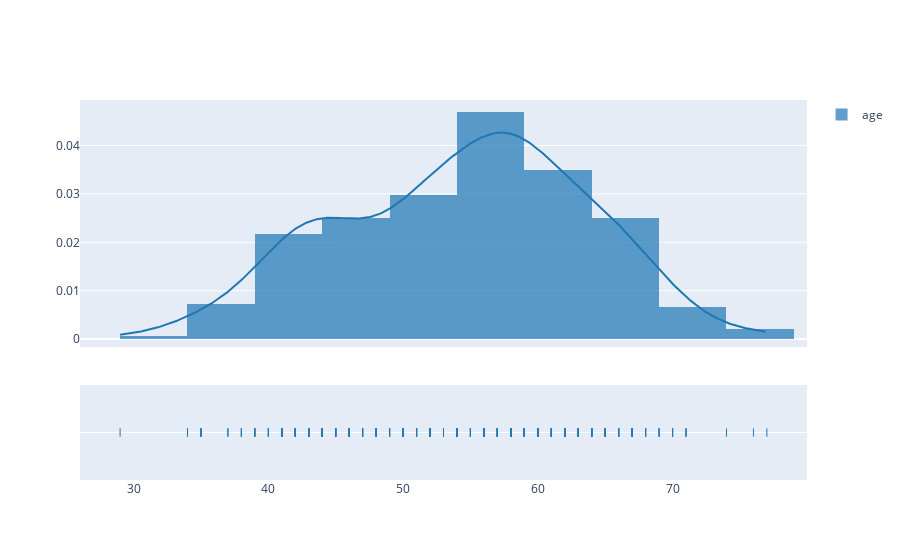

The notebook cell this image was saved under:
### Markdown cell above
Distplot and Q-Q plot

### Code cell
fig = ff.create_distplot([df.age],['age'],bin_size=5)
iplot(fig, filename='Basic Distplot')

#Get also the QQ-plot
fig = plt.figure()
res = stats.probplot(df['age'], plot=plt)
plt.show()

### Figure 1 — Plotly figure (JSON) as saved in the notebook; plotly's stock layout.template omitted (floating-point values rounded to 4 significant figures; data arrays with more than 128 entries replaced by an {"elided": "..."} marker saying what was removed)
{"data": [{"autobinx": false, "histnorm": "probability density", "legendgroup": "age", "marker": {"color": "rgb(31, 119, 180)"}, "name": "age", "opacity": 0.7, "type": "histogram", "x": {"elided": "303 int values"}, "xaxis": "x", "xbins": {"end": 77, "size": 5, "start": 29}, "yaxis": "y"}, {"legendgroup": "age", "marker": {"color": "rgb(31, 119, 180)"}, "mode": "lines", "name": "age", "showlegend": false, "type": "scatter", "x": {"elided": "500 float values"}, "xaxis": "x", "y": {"elided": "500 float values"}, "yaxis": "y"}, {"legendgroup": "age", "marker": {"color": "rgb(31, 119, 180)", "symbol": "line-ns-open"}, "mode": "markers", "name": "age", "showlegend": false, "type": "scatter", "x": {"elided": "303 int values"}, "xaxis": "x", "y": {"elided": "303 str values"}, "yaxis": "y2"}], "layout": {"barmode": "overlay", "hovermode": "closest", "legend": {"traceorder": "reversed"}, "xaxis": {"anchor": "y2", "domain": [0, 1], "zeroline": false}, "yaxis": {"anchor": "free", "domain": [0.35, 1], "position": 0}, "yaxis2": {"anchor": "x", "domain": [0, 0.25], "dtick": 1, "showticklabels": false}}}
